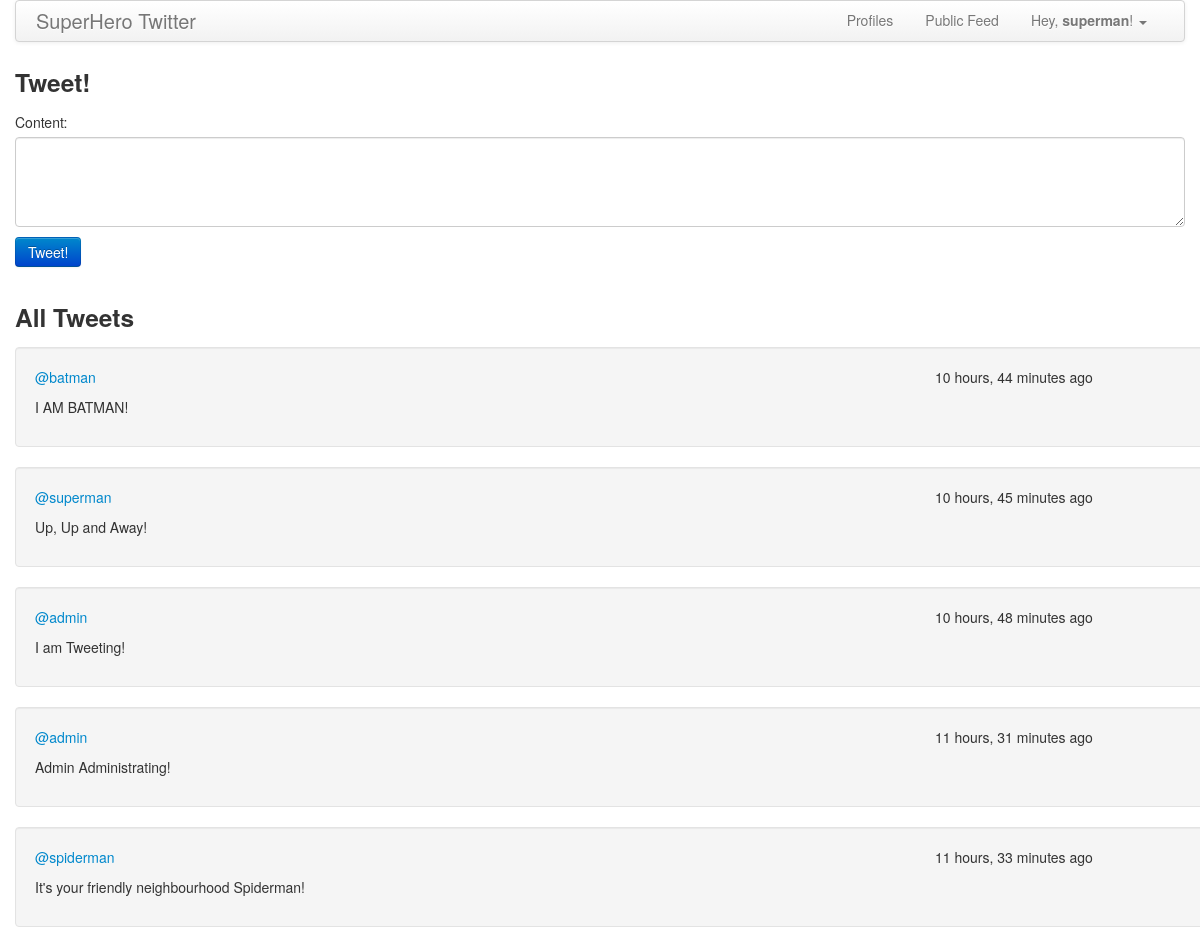
The page /tweets (signed in) on the database as committed earlier.
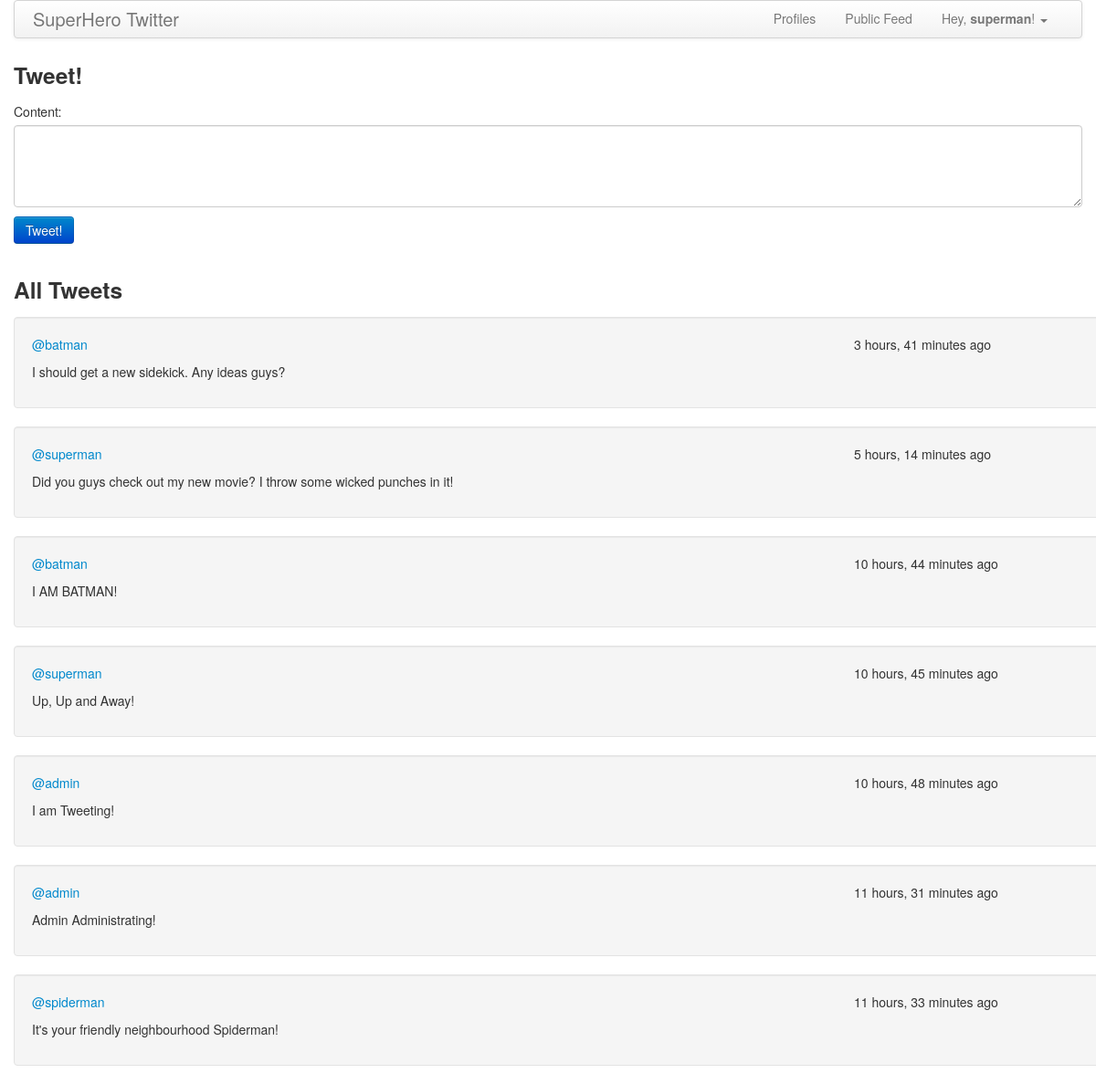
The same page on the database as committed later.
### twitter_app/models.py (models this page shows, shortened)
class Tweet(models.Model):
  content = models.CharField(max_length=140)
  user = models.ForeignKey(User)
  date_created = models.DateTimeField(auto_now=True, blank=True)

### twitter_app/views.py (the view)
# urls.py: url(r'^tweets$', 'twitter_app.views.public_tweets'),
@login_required
def public_tweets(request, tweet_form=None):
  tweet_form = tweet_form or TweetForm()
  tweets = Tweet.objects.all().order_by('-date_created')
  return render(request, 'public.html',
                {'tweet_form': tweet_form, 'next_url': '/tweets',
                'tweets': tweets, 'username': request.user.username})

### twitter_app/forms.py
class TweetForm(forms.ModelForm):
  content = forms.CharField(required=True, widget=forms.Textarea(attrs={'rows': 4, 'class': 'field span12',}))
  class Meta:
    model = Tweet
    exclude = ('user',)

### templates/public.html (shortened to what this page needs)
{% extends "base.html" %}
{% load bootstrap_toolkit %}
{% block content %}
<div class="">
  <h3>Tweet!</h3>
  <p>
    <form action="/submit" method="post">
      {{ tweet_form|as_bootstrap }}
      <input type="submit" value="Tweet!" class="btn btn-primary">
    </form>
  </p>
</div>
<div class="row-fluid">
  <div class="span12">
    <h3>All Tweets</h3>
    {% for tweet in tweets %}
      <div class="row-fluid well">
        <div class="span2">
        <a href="/users/{{tweet.user.username}}">@{{ tweet.user.username }}</a>
        </div>
        <div class="span3 pull-right">
            {{ tweet.date_created | timesince}} ago
        </div>
        <div class="row-fluid">
          <div class="span12">
            {{ tweet.content }}
          </div>
        </div>
      </div>
    {% endfor %}
  </div>
</div>
{% endblock content %}

Rows that differ between the two databases and show on the page:
added Tweet: user.username "batman", date_created "3 hours, 41 minutes", content "I should get a new sidekick. Any ideas guys?"
added Tweet: user.username "superman", date_created "5 hours, 14 minutes", content "Did you guys check out my new movie? I throw some wicked punches in it!"
